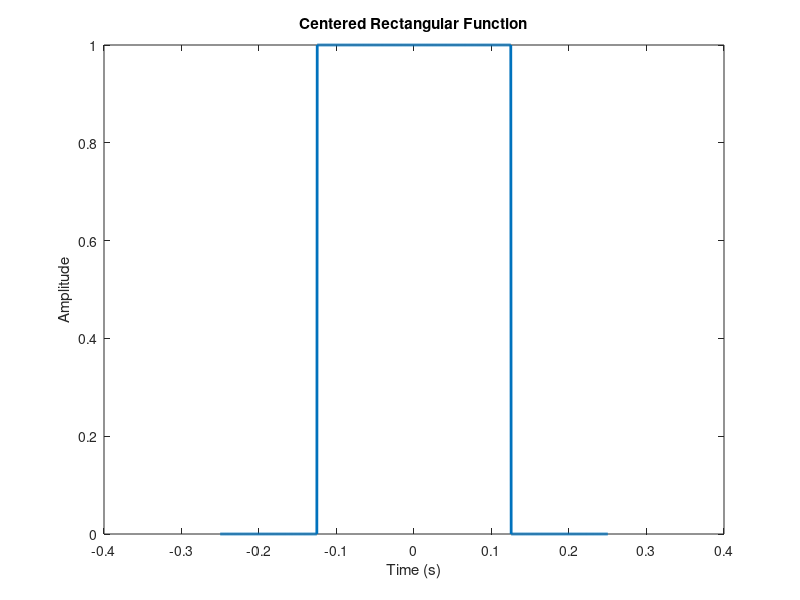
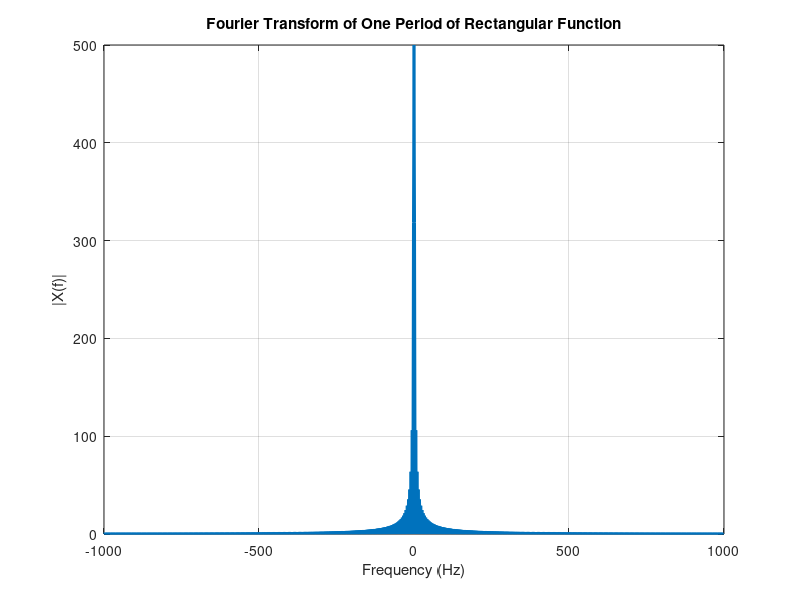

MATLAB code to generate these figures, in order: (Note: this script raises an error after producing the figures.)
% ============================
% EECE 340 - Part 2.5: Fourier Transform vs Fourier Series
% ============================

% --- Signal parameters ---
f0 = 2;                 % Fundamental frequency in Hz
T = 1/f0;               % Period of the rectangular function
t = linspace(-T/2, T/2, 1000);  % Time vector over one period
xt = double(abs(t) <= T/4);     % Rectangular pulse of width T/2

% --- Plot the rectangular function ---
figure;
plot(t, xt, 'LineWidth', 2);
title('Centered Rectangular Function');
xlabel('Time (s)');
ylabel('Amplitude');

% --- Fourier Transform using fft ---
N = length(t);
dt = t(2) - t(1);
f = (-N/2:N/2-1) / (N * dt);     % Frequency vector
X_f = fftshift(fft(xt));        % Centered FFT
W = 2 * pi * f;                 % Angular frequency (optional)

% --- Plot Fourier Transform magnitude ---
figure;
plot(f, abs(X_f), 'LineWidth', 2);
title('Fourier Transform of One Period of Rectangular Function');
xlabel('Frequency (Hz)');
ylabel('|X(f)|');
grid on;

% --- Fourier Series coefficients using ffs ---
n = 50;  % Number of harmonics on each side
[xhat, ck] = ffs(xt, t, n, T);  % Custom function you must have already

% --- Plot Fourier Series coefficients ---
k = -n:n;              % Harmonic indices
figure;
stem(k, abs(ck), 'filled');
title('Fourier Series Coefficients of Rectangular Function');
xlabel('Harmonic Number k');
ylabel('|c_k|');
xlim([-n-5, n+5]);
grid on;

% ---------------------------------------------------------------
% This script compares the continuous Fourier Transform and the 
% discrete Fourier Series of a centered rectangular pulse. The 
% FFT approximates the signal’s frequency content over a period, 
% while the Fourier series coefficients describe the harmonic 
% structure. The rectangular function’s wide spectrum illustrates 
% the trade-off between time localization and frequency spread. 
% ---------------------------------------------------------------
